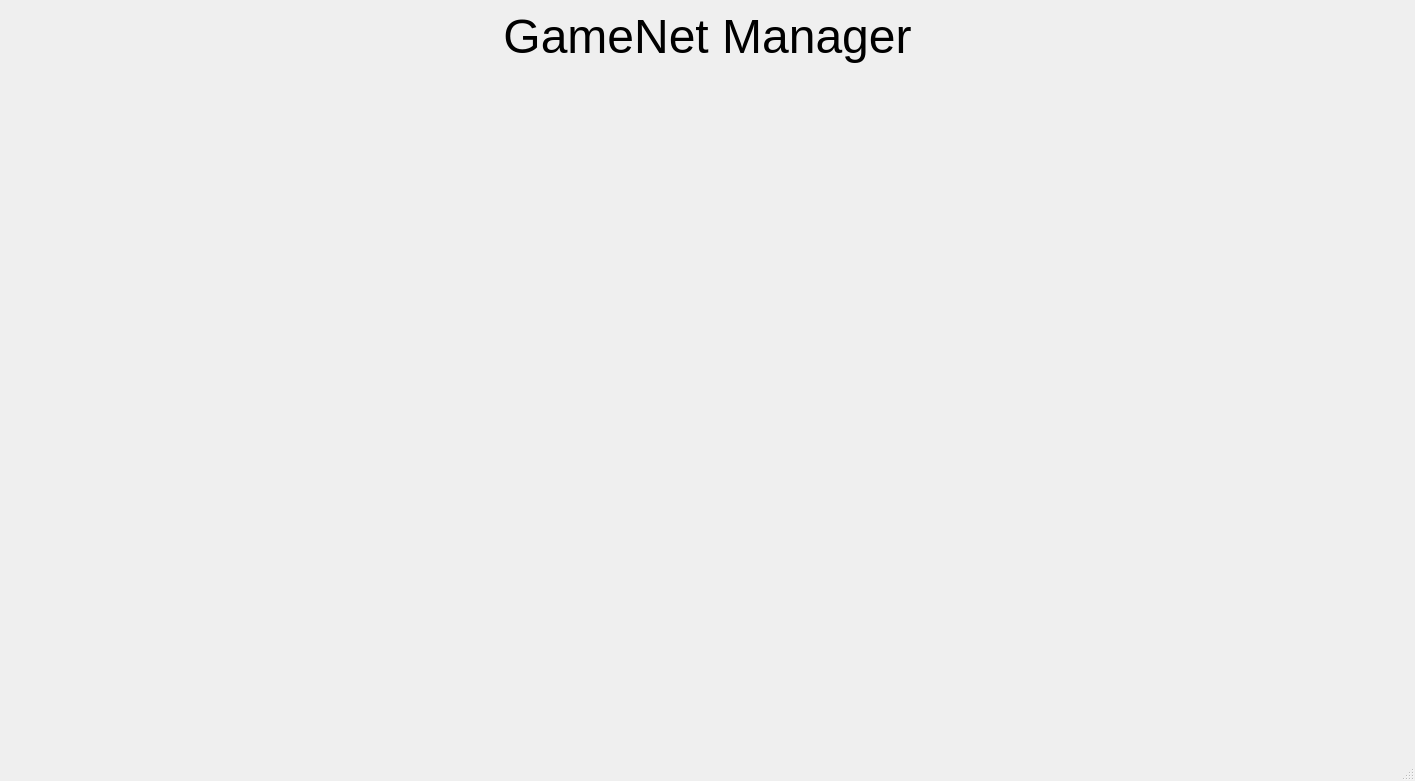
<?xml version="1.0" encoding="UTF-8"?>
<ui version="4.0">
 <class>MainWindow</class>
 <widget class="QMainWindow" name="MainWindow">
  <property name="geometry">
   <rect>
    <x>0</x>
    <y>0</y>
    <width>1415</width>
    <height>781</height>
   </rect>
  </property>
  <property name="windowTitle">
   <string>MainWindow</string>
  </property>
  <widget class="QWidget" name="centralwidget">
   <property name="styleSheet">
    <string notr="true"/>
   </property>
   <layout class="QVBoxLayout" name="verticalLayout_8">
    <item>
     <layout class="QHBoxLayout" name="horizontalLayout_4">
      <item>
       <widget class="QLabel" name="label">
        <property name="font">
         <font>
          <pointsize>36</pointsize>
         </font>
        </property>
        <property name="text">
         <string>GameNet Manager</string>
        </property>
        <property name="alignment">
         <set>Qt::AlignmentFlag::AlignCenter</set>
        </property>
       </widget>
      </item>
     </layout>
    </item>
    <item>
     <widget class="QStackedWidget" name="stackedWidget">
      <widget class="QWidget" name="page">
       <layout class="QVBoxLayout" name="verticalLayout">
        <item>
         <layout class="QHBoxLayout" name="horizontalLayout_2">
          <item>
           <layout class="QVBoxLayout" name="verticalLayout_4"/>
          </item>
          <item>
           <layout class="QVBoxLayout" name="verticalLayout_3"/>
          </item>
          <item>
           <layout class="QVBoxLayout" name="verticalLayout_2"/>
          </item>
         </layout>
        </item>
        <item>
         <layout class="QHBoxLayout" name="horizontalLayout">
          <item>
           <layout class="QVBoxLayout" name="verticalLayout_5"/>
          </item>
          <item>
           <layout class="QVBoxLayout" name="verticalLayout_7"/>
          </item>
          <item>
           <layout class="QVBoxLayout" name="verticalLayout_6"/>
          </item>
         </layout>
        </item>
       </layout>
      </widget>
      <widget class="QWidget" name="page_2"/>
     </widget>
    </item>
   </layout>
  </widget>
  <widget class="QMenuBar" name="menubar">
   <property name="geometry">
    <rect>
     <x>0</x>
     <y>0</y>
     <width>1415</width>
     <height>21</height>
    </rect>
   </property>
  </widget>
  <widget class="QStatusBar" name="statusbar"/>
 </widget>
 <resources/>
 <connections/>
</ui>
